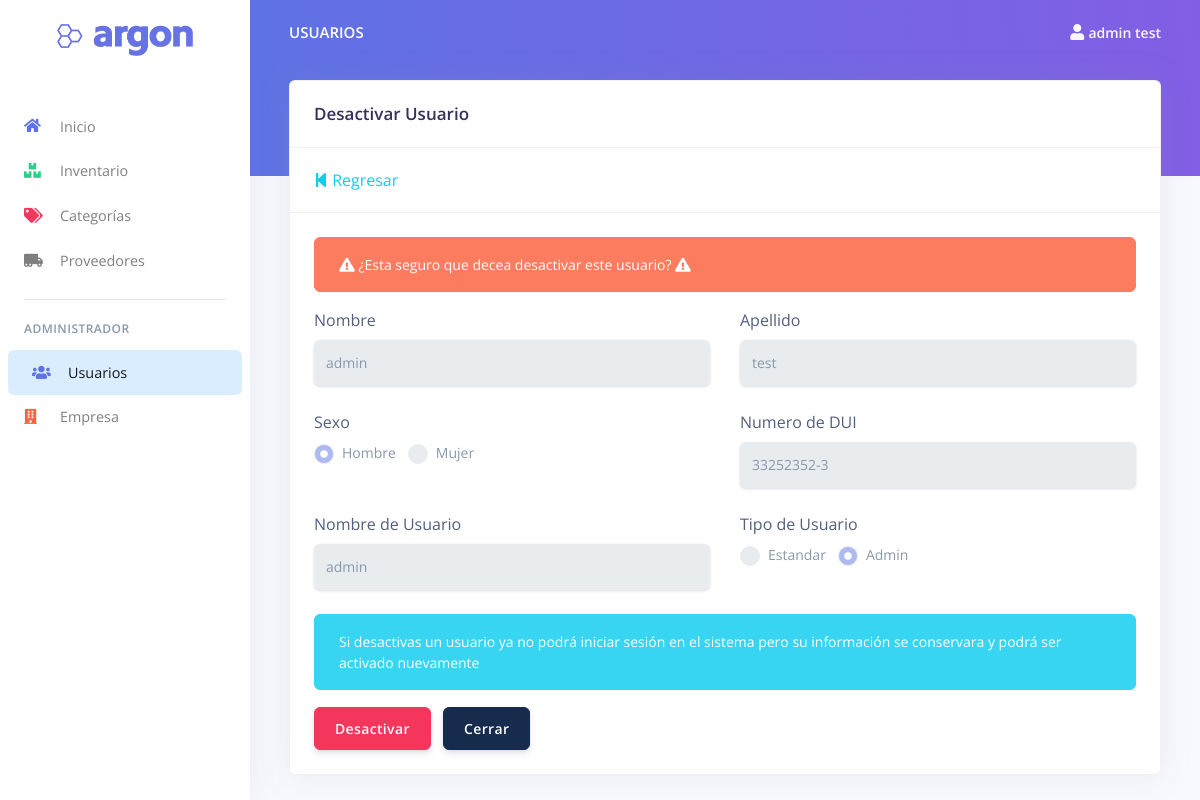
/users/disable/1 (signed in), run on an earlier commit of the app's database.
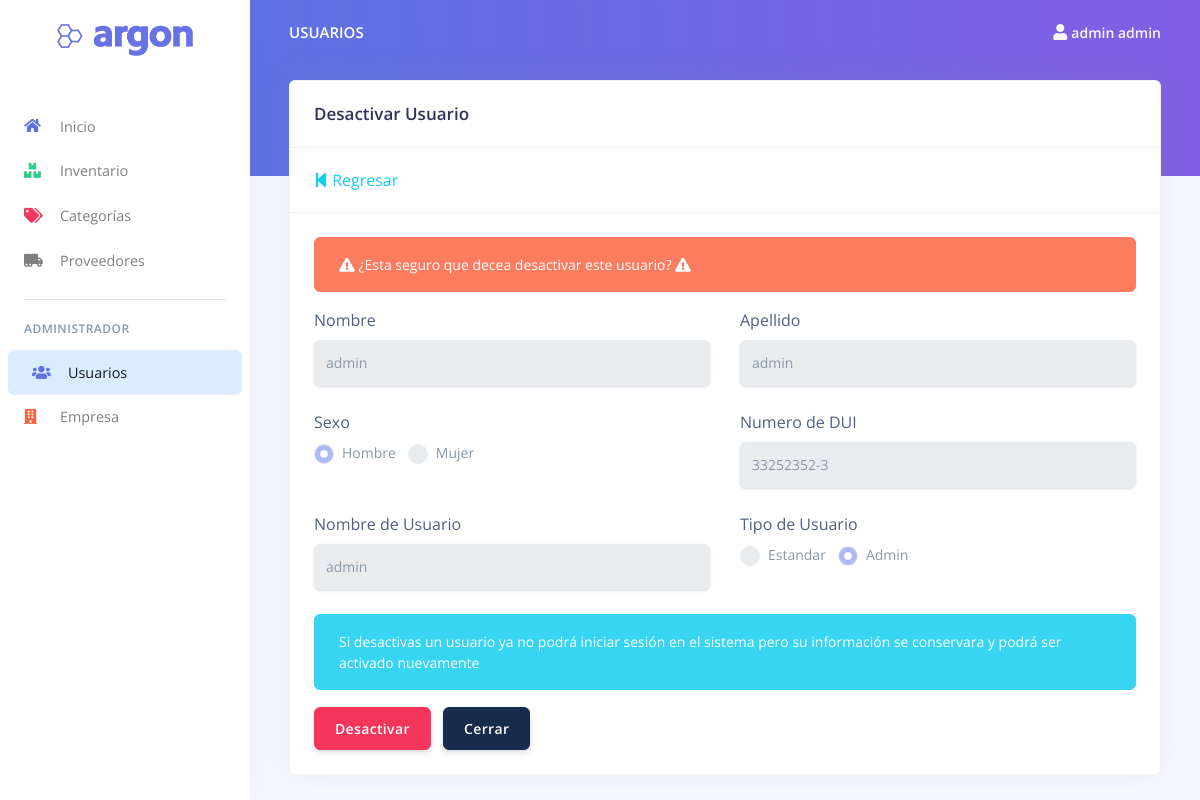
And on a later commit of the database.
### tables this page shows
CREATE TABLE `tbl_usuarios` (
  `idusuario` int(50) NOT NULL,
  `usu_nombre` varchar(50) NOT NULL,
  `usu_apellido` varchar(50) NOT NULL,
  `usu_genero` int(11) NOT NULL,
  `usu_dui` varchar(10) NOT NULL,
  `usu_usuario` varchar(50) NOT NULL,
  `usu_tipo` int(11) NOT NULL,
  `usu_password` varchar(300) NOT NULL,
  `usu_estado` int(11) NOT NULL,
  `fecha_mod` datetime NOT NULL
);

### app/controllers/Users.php (called while the page is built, shortened)
<?php
class Users extends MainController
{
    public function __construct()
    {
        $this->ModelUsers = $this->model('ModelUsers');
    }
    public function disable($id = 0, $alert = '')
    {
        $user = $this->ModelUsers->get_user($id);
        $parameters = [
            'menu' => 'Usuarios',
            'alert' => $alert,
            'user' => $user
        ];
        $this->view('users/disable', $parameters);
    }
}

### app/library/Core.php (called while the page is built, shortened)
<?php
class Core{
   protected $currentMethod = 'index';
   public function __construct(){
      $url = $this->getUrl();
      if (file_exists('../app/controllers/' . ucwords($url[0]) . '.php' )) {
         unset($url[0]);
      }
      $this->currentController = new $this->currentController;
      if (isset($url[1])) {
         if (method_exists($this->currentController, $url[1])) {
            $this->currentMethod = $url[1];
            unset($url[1]);
         }
      }
      $this->parameters = $url ? array_values($url) : [];
      call_user_func_array([$this->currentController, $this->currentMethod], $this->parameters);
   }
   public function getUrl(){
      if (isset($_GET['url'])) {
         $url = rtrim($_GET['url'], '/');
         $url = filter_var($url, FILTER_SANITIZE_URL);
         $url = explode('/', $url);
         return $url;
      }
   }
}
?>

### public/index.php (called while the page is built, shortened)
<?php
    $start = new Core;
?>

### app/library/Sql.php (called while the page is built, shortened)
<?php
class Sql{
   private $host = DB_HOST;
   private $db = DB_NAME;
   private $user = DB_USER;
   private $pass = DB_PASS;
   private $dbh;
   private $stmt;
   public function __construct(){
      $dsn = "mysql:host=" . $this->host. ";dbname=" . $this->db;
      $option = array(
         PDO::ATTR_PERSISTENT => true,
         PDO::ATTR_ERRMODE => PDO::ERRMODE_EXCEPTION
      );
      try{
         $this->dbh = new PDO($dsn, $this->user, $this->pass, $option);
         $this->dbh->exec('SET NAMES utf8');
      } catch (PDOException $e){
         $this->error = $e->getMessage();
         echo $this->error;
      }
   }
   public function query($sql){
      $this->stmt = $this->dbh->prepare($sql);
   }
   public function bind($parameter, $value, $type = null){
      if (is_null($type)) {
         switch (true) {
           default:
               $type = PDO::PARAM_STR;
               break;
         }
      }
      $this->stmt->bindValue($parameter, $value, $type);
   }
   public function execute(){
      return $this->stmt->execute();
   }
   public function register(){
      $this->execute();
      return $this->stmt->fetch(PDO::FETCH_OBJ);
   }
}
?>

### app/models/ModelUsers.php (called while the page is built, shortened)
<?php
class ModelUsers{
   private $db;
   public function __construct(){
      $this->db = new Sql;
   }
   public function get_user($id = 0){
      $this->db->query("SELECT * FROM tbl_usuarios WHERE idusuario = :id");
      $this->db->bind(':id', $id);
      return $this->db->register();
   }
}
?>

### app/views/users/disable.php (the view, shortened to what the changed rows need)
<?php require_once('../app/views/inc/header.php'); ?>
<div class="card shadow">
    <div class="card-header bg-transparent">
        <h3 class="mb-0">Desactivar Usuario </h3>
    </div>
    <div class="card-header">
        <a class="text-info" href="<?php echo ROUTE_URL?>/users"><i class="fas fa-step-backward"></i>
            Regresar</a>
    </div>
    <div class="card-body">
      <div class="alert alert-warning">
           <div class="alert_disable_user">
               <i class="fas fa-exclamation-triangle" ></i>
               ¿Esta seguro que decea desactivar este usuario?
               <i class="fas fa-exclamation-triangle"></i>
           </div>
      </div>
        <form action="<?php echo ROUTE_URL?>/users/disable/<?php echo $parameters['user']->idusuario?>" method="post" id="form-disable">
                <div class="row">
                    <div class="col-md-6">
                        <div class="form-group">
                           <label for="nombre">Nombre</label>
                            <input type="text" required class="form-control form-control-alternative" id="nombre" name="nombre"
                                placeholder="Nombre" value="<?php echo $parameters['user']->usu_nombre?>" disabled>
                        </div>
                    </div>
                    <div class="col-md-6">
                        <div class="form-group">
                           <label for="apellido">Apellido</label>
                            <input type="text" required class="form-control form-control-alternative" id="apellido"
                                name="apellido" placeholder="Apellido" value="<?php echo $parameters['user']->usu_apellido?>" disabled>
                        </div>
                    </div>
                </div>
                <div class="row">
                    <div class="col-md-6">
                       <label for="">Sexo</label>
                        <div class="form-group form-inline">
                            <div class="custom-control custom-radio mb-3 form-check-inline">
                                <label class="custom-control-label" for="hombre">Hombre</label>
                            </div>
                            <div class="custom-control custom-radio mb-3 form-check-inline">
                                <label class="custom-control-label" for="mujer">Mujer</label>
                            </div>
                        </div>
                    </div>
                    <div class="col-md-6">
                        <div class="form-group">
                           <label for="dui">Numero de DUI</label>
                            <input type="text" required class="form-control form-control-alternative" id="dui" name="dui"
                                placeholder="DUI" value="<?php echo $parameters['user']->usu_dui?>" disabled>
                        </div>
                    </div>
                </div>
                <div class="row">
                    <div class="col-md-6">
                        <div class="form-group">
                           <label for="usuario">Nombre de Usuario</label>
                            <input type="text" required class="form-control form-control-alternative" id="user" name="user"
                                placeholder="Usuario" value="<?php echo $parameters['user']->usu_usuario?>" disabled>
                        </div>
                    </div>
                    <div class="col-md-6">
                        <label for="">Tipo de Usuario</label>
                        <div class="form-group form-inline">
                            <div class="custom-control custom-radio mb-3 form-check-inline">
                                <label class="custom-control-label" for="estandar">Estandar</label>
                            </div>
                            <div class="custom-control custom-radio mb-3 form-check-inline">
                                <label class="custom-control-label" for="admin">Admin</label>
                            </div>
                        </div>
                    </div>
                </div>
                <div class="row">
            <div class="col-md-12">
                <div class="alert alert-info">
                    Si desactivas un usuario ya no podrá iniciar sesión en el sistema pero su información se conservara
                    y podrá ser activado nuevamente
                </div>
            </div>
        </div>
                <div class="row">
                    <div class="col-md-12">
                    </div>
                </div>
                 <input type="submit" class="btn btn-danger" name="guardar" value="Desactivar">
                 <a type="button" class="btn btn-default" href="<?php echo ROUTE_URL?>/users">Cerrar</a>
        </form>
    </div>
</div>
<?php require_once('../app/views/inc/footer.php');
?>

### app/views/inc/header.php (shortened to what the changed rows need)
<!DOCTYPE html>
<html>
<head>
   <link href="<?php echo ROUTE_URL?>/assets/vendor/nucleo/css/nucleo.css" rel="stylesheet">
   <link href="<?php echo ROUTE_URL?>/fa/css/all.min.css" rel="stylesheet">
   <link type="text/css" href="<?php echo ROUTE_URL?>/assets/css/argon.css?v=1.0.0" rel="stylesheet">
   <link type="text/css" href="<?php echo ROUTE_URL?>/css/style.css" rel="stylesheet">
</head>
<body>
   <nav class="navbar navbar-vertical fixed-left navbar-expand-md navbar-light bg-white" id="sidenav-main">
      <div class="container-fluid">
         <a class="navbar-brand pt-0" href="./index.html">
            <img src="./assets/img/brand/blue.png" class="navbar-brand-img" alt="...">
         </a>
         <div class="collapse navbar-collapse" id="sidenav-collapse-main">
            <ul class="navbar-nav">
               <li class="nav-item <?php echo $var = ($parameters['menu'] == 'Inicio') ? 'active' : ''?>">
                  <a class="nav-link" href="<?php echo ROUTE_URL?>">
                     <i class="fas fa-home text-primary"></i> Inicio
                  </a>
               </li>
               <li class="nav-item <?php echo $var = ($parameters['menu'] == 'Inventario') ? 'active' : ''?>">
                  <a class="nav-link" href="<?php echo ROUTE_URL?>/inventory">
                     <i class="fas fa-boxes text-green"></i> Inventario
                  </a>
               </li>
               <li class="nav-item <?php echo $var = ($parameters['menu'] == 'Categorías') ? 'active' : ''?>">
                  <a class="nav-link" href="<?php echo ROUTE_URL?>/categories">
                     <i class="fas fa-tags text-red"></i> Categorías
                  </a>
               </li>
               <li class="nav-item <?php echo $var = ($parameters['menu'] == 'Proveedores') ? 'active' : ''?>">
                  <a class="nav-link" href="<?php echo ROUTE_URL?>/providers">
                     <i class="fas fa-truck-moving"></i> Proveedores
                  </a>
               </li>
            </ul>
            <hr class="my-3">
            <h6 class="navbar-heading text-muted">Administrador</h6>
            <ul class="navbar-nav mb-md-3">
               <li class="nav-item <?php echo $var = ($parameters['menu'] == 'Usuarios') ? 'active' : ''?>">
                  <a class="nav-link" href="<?php echo ROUTE_URL?>/users">
                     <i class="fas fa-users text-blue"></i> Usuarios
                  </a>
               </li>
               <li class="nav-item <?php echo $var = ($parameters['menu'] == 'Empresa') ? 'active' : ''?>">
                  <a class="nav-link" href="<?php echo ROUTE_URL?>/company">
                     <i class="fas fa-building text-orange"></i> Empresa
                  </a>
               </li>
            </ul>
         </div>
      </div>
   </nav>
   <div class="main-content">
      <nav class="navbar navbar-top navbar-expand-md navbar-dark" id="navbar-main">
         <div class="container-fluid">
            <a class="h4 mb-0 text-white text-uppercase d-none d-lg-inline-block" href="#"><?php echo $parameters['menu']?></a>
            <ul class="navbar-nav align-items-center d-none d-md-flex">
               <li class="nav-item dropdown">
                  <a class="nav-link pr-0" href="#" role="button" data-toggle="dropdown" aria-haspopup="true" aria-expanded="false">
                     <div class="media align-items-center">
                        <div class="media-body ml-2 d-none d-lg-block">
                           <i class="fas fa-user"></i>
                           <span class="mb-0 text-sm  font-weight-bold"><?php echo $_SESSION['user']->usu_nombre.' '.$_SESSION['user']->usu_apellido ?></span>
                        </div>
                     </div>
                  </a>
               </li>
            </ul>
         </div>
      </nav>
      <div class="container-fluid mt--7">

What changed in the data, as far as the page shows it:
changed tbl_usuarios "admin": usu_apellido "test" → "admin"; apellido "test" → "admin"
